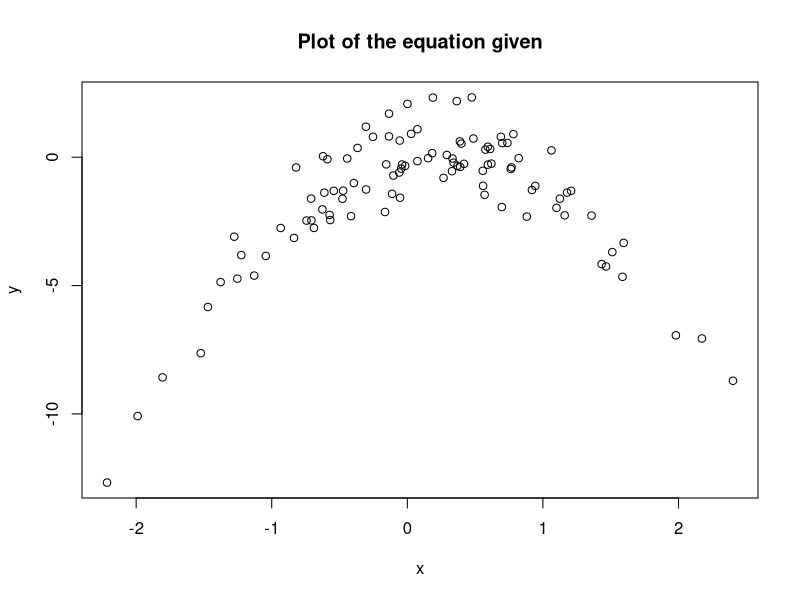

Source code (R):
library(boot)

set.seed(1)
x = rnorm(100)
y=x-2*x^2+rnorm(100)

plot(x,y, main = "Plot of the equation given")

df = data.frame(x,y)

#### 1st degree polynomial ################
glm_fit_1 = glm(y~x)
cv_models = cv.glm(data = df,glm_fit_1)
error_1 = cv_models$delta[1]

#### 2nd degree polynomial ################
glm_fit_2 = glm(y ~ poly(x, 2))
cv_models_2 = cv.glm(data = df,glm_fit_2)
error_2 = cv_models_2$delta[1]

#### 3rd degree polynomial ################
glm_fit_3 = glm(y ~ poly(x, 3))
cv_models_3 = cv.glm(data = df,glm_fit_3)
error_3 = cv_models_3$delta[1]

#### 4th degree polynomial ################
glm_fit_4 = glm(y ~ poly(x, 4))
cv_models_4 = cv.glm(data = df,glm_fit_4)
error_4 = cv_models_4$delta[1]

which.min(c(error_1,error_2,error_3,error_4))
min(error_1,error_2,error_3,error_4)

summary(glm_fit_1)
summary(glm_fit_2)
summary(glm_fit_3)
summary(glm_fit_4)
